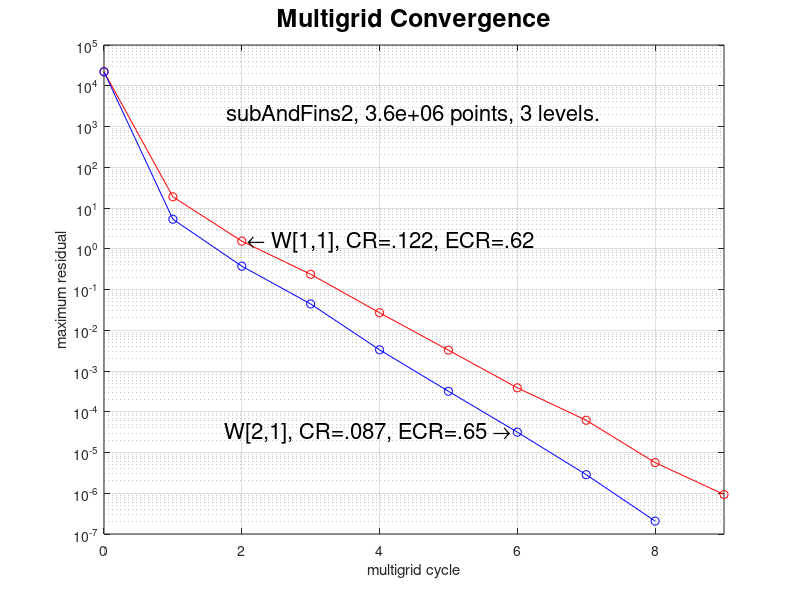

Source code (MATLAB):
t=[0 1 2 3 4 5 6 7 8 9 ];
defect=[2.207e+04 1.882e+01 1.538e+00 2.363e-01 2.691e-02 3.242e-03 3.865e-04 6.180e-05 5.646e-06 9.351e-07 ];
%
t2=[0 1 2 3 4 5 6 7 8 ];
defect2=[2.207e+04 5.304e+00 3.736e-01 4.424e-02 3.316e-03 3.179e-04 3.160e-05 2.859e-06 2.074e-07 ];


clf
set(gca,'FontSize',16);
plot(t,defect,'r-o',t2,defect2,'b-o');
title('Multigrid Convergence','FontSize',18);
ylabel('maximum residual');
xlabel('multigrid cycle');
set(gca,'YScale','log');
grid on
yMax=max(defect(1),defect2(1))*1.5;
yMax=1.e5;
yMin=1.e-7;
set(gca,'YLim',[yMin yMax]);
xMin=0;
xMax=9;
set(gca,'XLim',[xMin xMax]);

yPos=yMax/50.;
text((t(1)+t(10))/2.,yPos,'subAndFins2, 3.6e+06 points, 3 levels.','Fontsize',16,'HorizontalAlignment','center');

% pause
% print -deps2 residual.eps


% print -deps2 residual.subAndFins2.fmg.eps
% print -depsc2 residual.subAndFins2.fmg.eps

text(t(3),defect(3),' \leftarrow W[1,1], CR=.122, ECR=.62','HorizontalAlignment','left','FontSize',16);
text(t2(7),defect2(7),'W[2,1], CR=.087, ECR=.65 \rightarrow ','HorizontalAlignment','right','FontSize',16);

% legend('Grid: subAndFins2.hdf. 03/07/25','BC: DDDDDD+IIPPDI+IIIIDI+....','Second-order accurate.','3.6e+06 points. 3 levels.','CR=0.122, ECR=0.62, W[1,1]');
% legend('Grid: subAndFins2.hdf. 03/07/25','BC: DDDDDD+IIPPDI+IIIIDI+....','Second-order accurate.','3.6e+06 points. 3 levels.','CR=0.087, ECR=0.65, W[2,1]');
